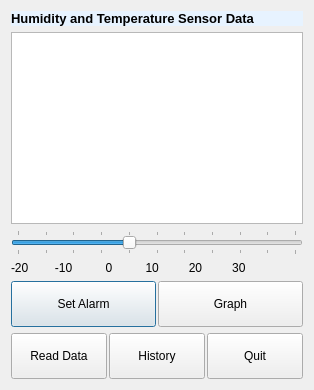
<?xml version="1.0" encoding="UTF-8"?>
<ui version="4.0">
 <class>resultWindow</class>
 <widget class="QDialog" name="resultWindow">
  <property name="geometry">
   <rect>
    <x>0</x>
    <y>0</y>
    <width>314</width>
    <height>390</height>
   </rect>
  </property>
  <property name="windowTitle">
   <string>Dialog</string>
  </property>
  <property name="layoutDirection">
   <enum>Qt::LeftToRight</enum>
  </property>
  <property name="autoFillBackground">
   <bool>false</bool>
  </property>
  <property name="styleSheet">
   <string notr="true">QDialog{background-image: url(:/newPrefix/flatirons.jpg)}
</string>
  </property>
  <layout class="QGridLayout" name="gridLayout">
   <item row="0" column="0">
    <layout class="QVBoxLayout" name="verticalLayout_3">
     <item>
      <layout class="QVBoxLayout" name="verticalLayout">
       <item>
        <widget class="QLabel" name="heading">
         <property name="sizePolicy">
          <sizepolicy hsizetype="Minimum" vsizetype="Minimum">
           <horstretch>0</horstretch>
           <verstretch>0</verstretch>
          </sizepolicy>
         </property>
         <property name="font">
          <font>
           <family>Arial</family>
           <pointsize>10</pointsize>
           <weight>75</weight>
           <bold>true</bold>
           <underline>false</underline>
           <strikeout>false</strikeout>
          </font>
         </property>
         <property name="layoutDirection">
          <enum>Qt::LeftToRight</enum>
         </property>
         <property name="autoFillBackground">
          <bool>false</bool>
         </property>
         <property name="styleSheet">
          <string notr="true">QLabel{
background-color: rgb(231, 243, 255);
}</string>
         </property>
         <property name="text">
          <string>Humidity and Temperature Sensor Data</string>
         </property>
         <property name="textFormat">
          <enum>Qt::PlainText</enum>
         </property>
         <property name="scaledContents">
          <bool>false</bool>
         </property>
        </widget>
       </item>
       <item>
        <layout class="QVBoxLayout" name="verticalLayout_2"/>
       </item>
       <item>
        <widget class="QTextEdit" name="textEditObj">
         <property name="sizePolicy">
          <sizepolicy hsizetype="Minimum" vsizetype="Fixed">
           <horstretch>0</horstretch>
           <verstretch>0</verstretch>
          </sizepolicy>
         </property>
         <property name="layoutDirection">
          <enum>Qt::LeftToRight</enum>
         </property>
        </widget>
       </item>
       <item>
        <widget class="QSlider" name="sliderObj">
         <property name="styleSheet">
          <string notr="true"/>
         </property>
         <property name="minimum">
          <number>-20</number>
         </property>
         <property name="maximum">
          <number>30</number>
         </property>
         <property name="orientation">
          <enum>Qt::Horizontal</enum>
         </property>
         <property name="tickPosition">
          <enum>QSlider::TicksBothSides</enum>
         </property>
         <property name="tickInterval">
          <number>5</number>
         </property>
        </widget>
       </item>
       <item>
        <widget class="QLabel" name="tempValues">
         <property name="sizePolicy">
          <sizepolicy hsizetype="Expanding" vsizetype="Preferred">
           <horstretch>0</horstretch>
           <verstretch>0</verstretch>
          </sizepolicy>
         </property>
         <property name="font">
          <font>
           <weight>50</weight>
           <bold>false</bold>
          </font>
         </property>
         <property name="text">
          <string>-20        -10          0          10         20         30</string>
         </property>
        </widget>
       </item>
      </layout>
     </item>
     <item>
      <layout class="QHBoxLayout" name="horizontalLayout_2">
       <property name="spacing">
        <number>2</number>
       </property>
       <item>
        <widget class="QPushButton" name="alarmObj">
         <property name="sizePolicy">
          <sizepolicy hsizetype="Minimum" vsizetype="Minimum">
           <horstretch>0</horstretch>
           <verstretch>0</verstretch>
          </sizepolicy>
         </property>
         <property name="text">
          <string>Set Alarm</string>
         </property>
        </widget>
       </item>
       <item>
        <widget class="QPushButton" name="graphObj">
         <property name="sizePolicy">
          <sizepolicy hsizetype="Minimum" vsizetype="Minimum">
           <horstretch>0</horstretch>
           <verstretch>0</verstretch>
          </sizepolicy>
         </property>
         <property name="text">
          <string>Graph</string>
         </property>
        </widget>
       </item>
      </layout>
     </item>
     <item>
      <layout class="QHBoxLayout" name="horizontalLayout">
       <property name="spacing">
        <number>2</number>
       </property>
       <item>
        <widget class="QPushButton" name="readDataObj">
         <property name="sizePolicy">
          <sizepolicy hsizetype="Minimum" vsizetype="Minimum">
           <horstretch>0</horstretch>
           <verstretch>0</verstretch>
          </sizepolicy>
         </property>
         <property name="text">
          <string>Read Data</string>
         </property>
        </widget>
       </item>
       <item>
        <widget class="QPushButton" name="historyObj">
         <property name="sizePolicy">
          <sizepolicy hsizetype="Minimum" vsizetype="Minimum">
           <horstretch>0</horstretch>
           <verstretch>0</verstretch>
          </sizepolicy>
         </property>
         <property name="text">
          <string>History</string>
         </property>
        </widget>
       </item>
       <item>
        <widget class="QPushButton" name="quitObj">
         <property name="sizePolicy">
          <sizepolicy hsizetype="Minimum" vsizetype="Minimum">
           <horstretch>0</horstretch>
           <verstretch>0</verstretch>
          </sizepolicy>
         </property>
         <property name="text">
          <string>Quit</string>
         </property>
        </widget>
       </item>
      </layout>
     </item>
    </layout>
   </item>
  </layout>
 </widget>
 <resources>
  <include location="image.qrc"/>
  <include location="image.qrc"/>
 </resources>
 <connections>
  <connection>
   <sender>quitObj</sender>
   <signal>clicked()</signal>
   <receiver>resultWindow</receiver>
   <slot>close()</slot>
   <hints>
    <hint type="sourcelabel">
     <x>302</x>
     <y>309</y>
    </hint>
    <hint type="destinationlabel">
     <x>330</x>
     <y>0</y>
    </hint>
   </hints>
  </connection>
  <connection>
   <sender>sliderObj</sender>
   <signal>valueChanged(int)</signal>
   <receiver>textEditObj</receiver>
   <slot>update()</slot>
   <hints>
    <hint type="sourcelabel">
     <x>215</x>
     <y>270</y>
    </hint>
    <hint type="destinationlabel">
     <x>181</x>
     <y>181</y>
    </hint>
   </hints>
  </connection>
 </connections>
</ui>
